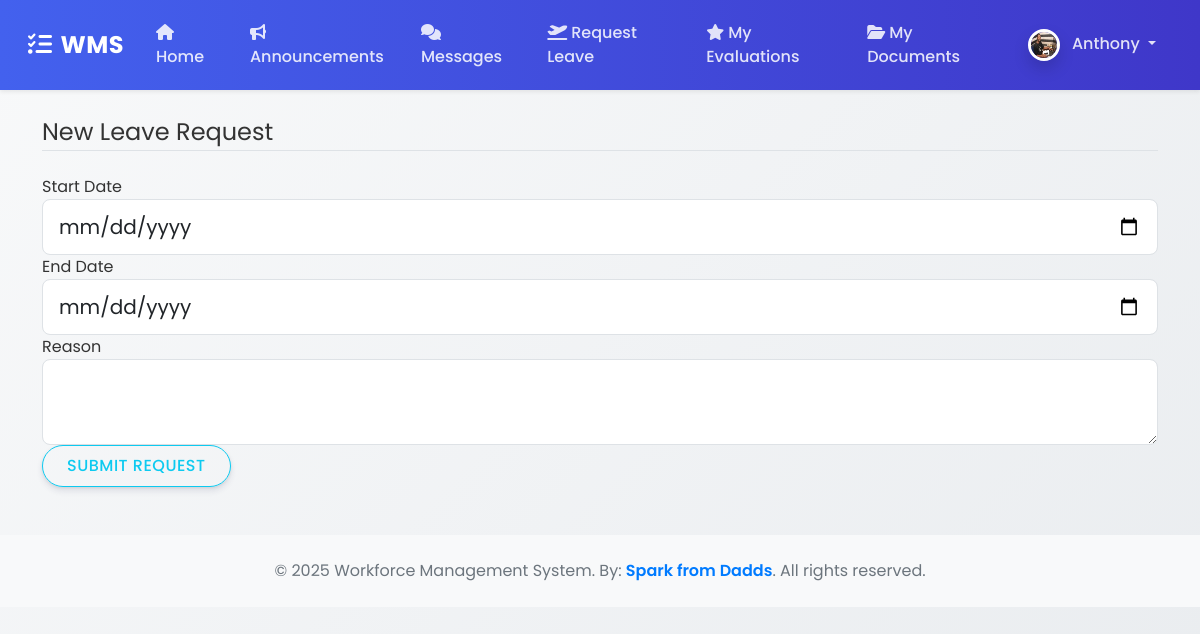
Page /leave/new (signed in) on the committed database.
### wms/models.py (models this page shows, shortened)
class ProfilePicture(db.Model):
    id = db.Column(db.Integer, primary_key=True)
    filename = db.Column(db.String(100), nullable=False)
    upload_date = db.Column(db.DateTime, nullable=False, default=datetime.datetime.utcnow)
    user_id = db.Column(db.Integer, db.ForeignKey('user.id'), nullable=False, unique=True)

class User(UserMixin, db.Model):
    id = db.Column(db.Integer, primary_key=True)
    username = db.Column(db.String(150), unique=True, nullable=False)
    email = db.Column(db.String(150), unique=True, nullable=False)
    password_hash = db.Column(db.String(256))
    role = db.Column(db.String(50), nullable=False, default='Employee') # Roles: Admin, Manager, Employee
    profile_picture = db.relationship('ProfilePicture', backref='user', uselist=False)

### wms/routes.py (the view, shortened to what this page needs)
@main_bp.route("/leave/new", methods=['GET', 'POST'])
@login_required
def new_leave_request():
    form = LeaveRequestForm()
    return render_template('create_leave_request.html', title='New Leave Request', form=form, legend='New Leave Request')

### wms/forms.py
class LeaveRequestForm(FlaskForm):
    start_date = DateField('Start Date', format='%Y-%m-%d', validators=[DataRequired()])
    end_date = DateField('End Date', format='%Y-%m-%d', validators=[DataRequired()])
    reason = TextAreaField('Reason', validators=[DataRequired()])
    submit = SubmitField('Submit Request')

### wms/__init__.py (called while the page is built)
def create_app():
    app = Flask(__name__)
    app.config['SECRET_KEY'] = os.environ.get('SECRET_KEY', 'a-very-secret-key-for-dev')
    app.config['SQLALCHEMY_DATABASE_URI'] = os.environ.get('DATABASE_URL', 'sqlite:///wms.db')
    app.config['SQLALCHEMY_TRACK_MODIFICATIONS'] = False
    app.config['UPLOAD_FOLDER'] = os.path.join(app.root_path, 'static/uploads')
    db.init_app(app)
    login_manager.init_app(app)
    csrf.init_app(app)
    migrate.init_app(app, db) # Initialize Migrate with app and db
    login_manager.login_view = 'main.login'
    login_manager.login_message_category = 'info'
    from wms.routes import main_bp
    app.register_blueprint(main_bp)
    with app.app_context():
        from . import models
    @login_manager.user_loader
    def load_user(user_id):
        from .models import User
        return User.query.get(int(user_id))
    return app

### wms/templates/create_leave_request.html (shortened to what this page needs)
{% extends "base.html" %}
{% block content %}
    <div class="content-section">
        <form method="POST" action="">
            <fieldset class="form-group">
                <legend class="border-bottom mb-4">{{ legend }}</legend>
                <div class="form-group">
                    {{ form.start_date.label(class="form-control-label") }}
                    {% if form.start_date.errors %}
                        {{ form.start_date(class="form-control form-control-lg is-invalid") }}
                        <div class="invalid-feedback">
                            {% for error in form.start_date.errors %}
                                <span>{{ error }}</span>
                            {% endfor %}
                        </div>
                    {% else %}
                        {{ form.start_date(class="form-control form-control-lg") }}
                    {% endif %}
                </div>
                <div class="form-group">
                    {{ form.end_date.label(class="form-control-label") }}
                    {% if form.end_date.errors %}
                        {{ form.end_date(class="form-control form-control-lg is-invalid") }}
                        <div class="invalid-feedback">
                            {% for error in form.end_date.errors %}
                                <span>{{ error }}</span>
                            {% endfor %}
                        </div>
                    {% else %}
                        {{ form.end_date(class="form-control form-control-lg") }}
                    {% endif %}
                </div>
                <div class="form-group">
                    {{ form.reason.label(class="form-control-label") }}
                    {% if form.reason.errors %}
                        {{ form.reason(class="form-control form-control-lg is-invalid") }}
                        <div class="invalid-feedback">
                            {% for error in form.reason.errors %}
                                <span>{{ error }}</span>
                            {% endfor %}
                        </div>
                    {% else %}
                        {{ form.reason(class="form-control form-control-lg") }}
                    {% endif %}
                </div>
            </fieldset>
            <div class="form-group">
                {{ form.submit(class="btn btn-outline-info") }}
            </div>
        </form>
    </div>
{% endblock content %}

### wms/templates/base.html (shortened to what this page needs)
<!DOCTYPE html>
<html>
<head>
    <link rel="stylesheet" href="https://cdn.jsdelivr.net/npm/bootstrap@5.1.3/dist/css/bootstrap.min.css">
    <link rel="stylesheet" href="https://cdnjs.cloudflare.com/ajax/libs/font-awesome/6.5.0/css/all.min.css">
    <link rel="stylesheet" href="{{ url_for('static', filename='css/styles.css') }}">
</head>
<body>
    <nav class="navbar navbar-expand-lg navbar-dark shadow-sm sticky-top">
        <div class="container-fluid">
            <a class="navbar-brand" href="#"><i class="fas fa-tasks me-2"></i>WMS</a>
            <div class="collapse navbar-collapse" id="navbarContent">
                <ul class="navbar-nav me-auto mb-2 mb-lg-0">
                    {% if current_user.is_authenticated %}
                        <li class="nav-item"><a class="nav-link" href="{{ url_for('main.home') }}"><i class="fas fa-home me-1"></i>Home</a></li>
                        <li class="nav-item"><a class="nav-link" href="{{ url_for('main.announcements') }}"><i class="fas fa-bullhorn me-1"></i>Announcements</a></li>
                        <li class="nav-item"><a class="nav-link" href="{{ url_for('main.messages') }}"><i class="fas fa-comments me-1"></i>Messages</a></li>
                        <li class="nav-item"><a class="nav-link" href="{{ url_for('main.new_leave_request') }}"><i class="fas fa-plane-departure me-1"></i>Request Leave</a></li>
                        <li class="nav-item"><a class="nav-link" href="{{ url_for('main.view_evaluations', user_id=current_user.id) }}"><i class="fas fa-star me-1"></i>My Evaluations</a></li>
                        <li class="nav-item"><a class="nav-link" href="{{ url_for('main.my_documents') }}"><i class="fas fa-folder-open me-1"></i>My Documents</a></li>
                    {% endif %}
                </ul>
                <ul class="navbar-nav">
                    {% if current_user.is_authenticated %}
                        <li class="nav-item dropdown">
                            <a class="nav-link dropdown-toggle" href="#" id="navbarDropdown" role="button" data-bs-toggle="dropdown" aria-expanded="false">
                                {% if current_user.profile_picture %}
                                    <img src="{{ url_for('static', filename='uploads/profile_pics/' + current_user.profile_picture.filename) }}"
                                         class="rounded-circle profile-picture" width="32" height="32" alt="Profile Picture">
                                {% else %}
                                    <img src="{{ url_for('static', filename='uploads/profile_pics/default.png') }}"
                                         class="rounded-circle profile-picture" width="32" height="32" alt="Default Profile Picture">
                                {% endif %}
                                <span class="ms-2">{{ current_user.username }}</span>
                            </a>
                        </li>
                    {% else %}
                        <li class="nav-item"><a class="nav-link" href="{{ url_for('main.login') }}"><i class="fas fa-sign-in-alt me-1"></i>Login</a></li>
                        <li class="nav-item"><a class="nav-link" href="{{ url_for('main.register') }}"><i class="fas fa-user-plus me-1"></i>Register</a></li>
                    {% endif %}
                </ul>
            </div>
        </div>
    </nav>
    <div class="container mt-4">
        {% block content %}{% endblock %}
    </div>
    <footer class="bg-light text-center text-muted py-4 mt-5">
  <div class="container">
    <p class="mb-0">
      © 2025 Workforce Management System. By:
      <span style="color: #007BFF; font-weight: 600;">Spark from Dadds</span>.
      All rights reserved.
    </p>
  </div>
</footer>
</body>
</html>

### wms/static/css/styles.css (style rules this page uses)
:root { --primary-color: #4361ee; --secondary-color: #3f37c9; --success-color: #4cc9f0; --info-color: #4895ef; --warning-color: #f72585; --danger-color: #e63946; --light-color: #f8f9fa; --dark-color: #212529; }
body { background: linear-gradient(135deg, #f8f9fa 0%, #e9ecef 100%); min-height: 100vh; font-family: 'Poppins', sans-serif; color: #333; }
.navbar { background: linear-gradient(90deg, var(--primary-color) 0%, var(--secondary-color) 100%) !important; padding: 0.8rem 1rem; }
.navbar-brand { font-weight: 700; letter-spacing: 0.5px; font-size: 1.5rem; color: white !important; }
.navbar-dark .navbar-nav .nav-link { color: rgba(255, 255, 255, 0.85); font-weight: 500; padding: 0.5rem 1rem; border-radius: 4px; transition: all 0.3s ease; }
.btn { border-radius: 50px; padding: 0.5rem 1.5rem; font-weight: 500; text-transform: uppercase; letter-spacing: 0.5px; transition: all 0.3s ease; box-shadow: 0 4px 6px rgba(50, 50, 93, 0.11), 0 1px 3px rgba(0, 0, 0, 0.08); }
.form-control, .form-select { border-radius: 0.5rem; padding: 0.75rem 1rem; border: 1px solid #dee2e6; transition: all 0.3s ease; }
.profile-picture { border: 3px solid white; box-shadow: 0 0.5rem 1rem rgba(0, 0, 0, 0.15); }
.container { animation: fadeIn 0.5s ease-out; }

### rows in the picture
ProfilePicture: filename (picture)
User: username "Anthony"

### other values in the picture
{{ legend }} "New Leave Request"
